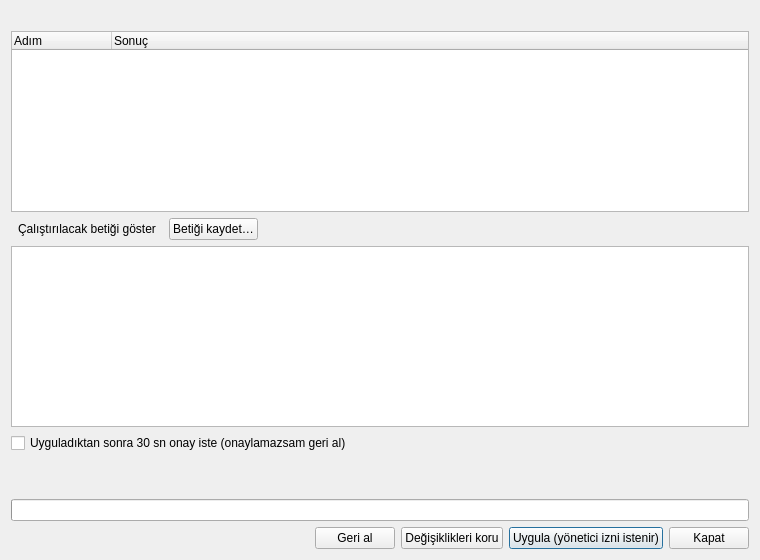
<?xml version="1.0" encoding="UTF-8"?>
<ui version="4.0">
 <class>ApplyDialog</class>
 <widget class="QDialog" name="ApplyDialog">
  <property name="geometry">
   <rect><x>0</x><y>0</y><width>760</width><height>560</height></rect>
  </property>
  <property name="windowTitle">
   <string>Değişiklikleri uygula</string>
  </property>
  <property name="modal">
   <bool>true</bool>
  </property>
  <layout class="QVBoxLayout" name="layoutMain">
   <item>
    <widget class="QLabel" name="lblHeadline">
     <property name="text"><string/></property>
     <property name="wordWrap"><bool>true</bool></property>
    </widget>
   </item>
   <item>
    <widget class="QTreeWidget" name="treePlan">
     <property name="alternatingRowColors"><bool>true</bool></property>
     <property name="wordWrap"><bool>true</bool></property>
     <column><property name="text"><string>Adım</string></property></column>
     <column><property name="text"><string>Sonuç</string></property></column>
    </widget>
   </item>
   <item>
    <layout class="QHBoxLayout" name="layoutScript">
     <item>
      <widget class="QToolButton" name="btnShowScript">
       <property name="text"><string>Çalıştırılacak betiği göster</string></property>
       <property name="checkable"><bool>true</bool></property>
       <property name="autoRaise"><bool>true</bool></property>
      </widget>
     </item>
     <item>
      <widget class="QPushButton" name="btnSaveScript">
       <property name="text"><string>Betiği kaydet…</string></property>
       <property name="toolTip"><string>PowerShell betiğini dosyaya kaydet (elle incelemek ya da çalıştırmak için)</string></property>
      </widget>
     </item>
     <item>
      <spacer name="spacerScript">
       <property name="orientation"><enum>Qt::Horizontal</enum></property>
       <property name="sizeHint" stdset="0"><size><width>10</width><height>10</height></size></property>
      </spacer>
     </item>
    </layout>
   </item>
   <item>
    <widget class="QPlainTextEdit" name="txtScript">
     <property name="readOnly"><bool>true</bool></property>
     <property name="lineWrapMode"><enum>QPlainTextEdit::NoWrap</enum></property>
    </widget>
   </item>
   <item>
    <widget class="QCheckBox" name="chkConfirm">
     <property name="text"><string>Uyguladıktan sonra 30 sn onay iste (onaylamazsam geri al)</string></property>
     <property name="toolTip"><string>Bağlantınız koparsa değişiklikler kendiliğinden geri alınır. Etkin bağlantıya dokunmayan değişikliklerde kapalı gelir.</string></property>
    </widget>
   </item>
   <item>
    <widget class="QLabel" name="lblConfirmReason">
     <property name="text"><string/></property>
     <property name="wordWrap"><bool>true</bool></property>
     <property name="enabled"><bool>false</bool></property>
    </widget>
   </item>
   <item>
    <widget class="QLabel" name="lblStatus">
     <property name="text"><string/></property>
     <property name="wordWrap"><bool>true</bool></property>
    </widget>
   </item>
   <item>
    <widget class="QProgressBar" name="barCountdown">
     <property name="textVisible"><bool>true</bool></property>
     <property name="format"><string>%v sn</string></property>
    </widget>
   </item>
   <item>
    <layout class="QHBoxLayout" name="layoutButtons">
     <item>
      <spacer name="spacerButtons">
       <property name="orientation"><enum>Qt::Horizontal</enum></property>
       <property name="sizeHint" stdset="0"><size><width>10</width><height>10</height></size></property>
      </spacer>
     </item>
     <item>
      <widget class="QPushButton" name="btnRevert">
       <property name="text"><string>Geri al</string></property>
      </widget>
     </item>
     <item>
      <widget class="QPushButton" name="btnKeep">
       <property name="text"><string>Değişiklikleri koru</string></property>
      </widget>
     </item>
     <item>
      <widget class="QPushButton" name="btnApply">
       <property name="text"><string>Uygula (yönetici izni istenir)</string></property>
       <property name="default"><bool>true</bool></property>
      </widget>
     </item>
     <item>
      <widget class="QPushButton" name="btnClose">
       <property name="text"><string>Kapat</string></property>
      </widget>
     </item>
    </layout>
   </item>
  </layout>
 </widget>
 <resources/>
 <connections/>
</ui>
